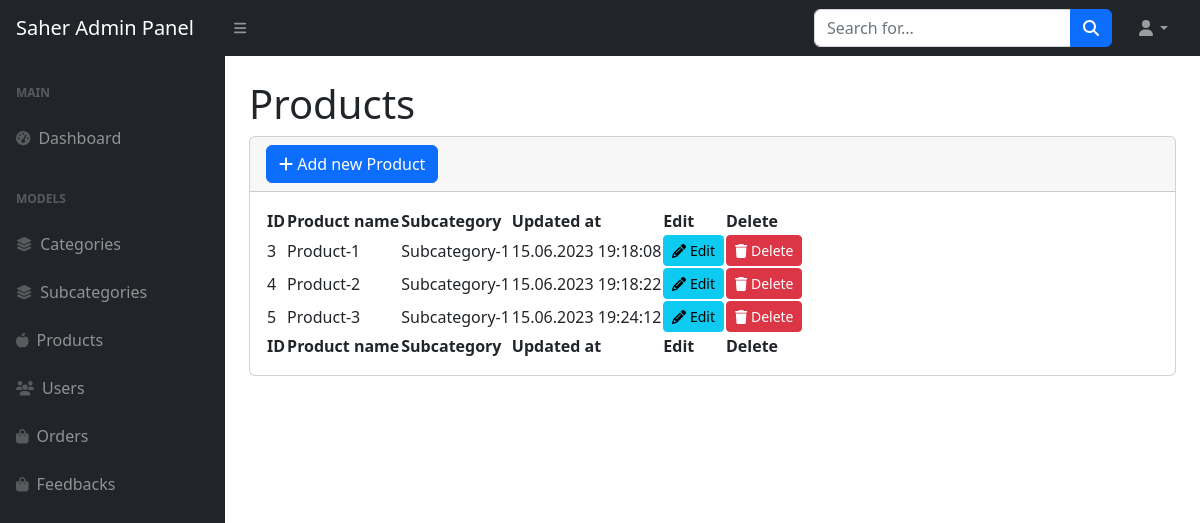
Before: /adminpanel/products/ (signed in) with the older database file.
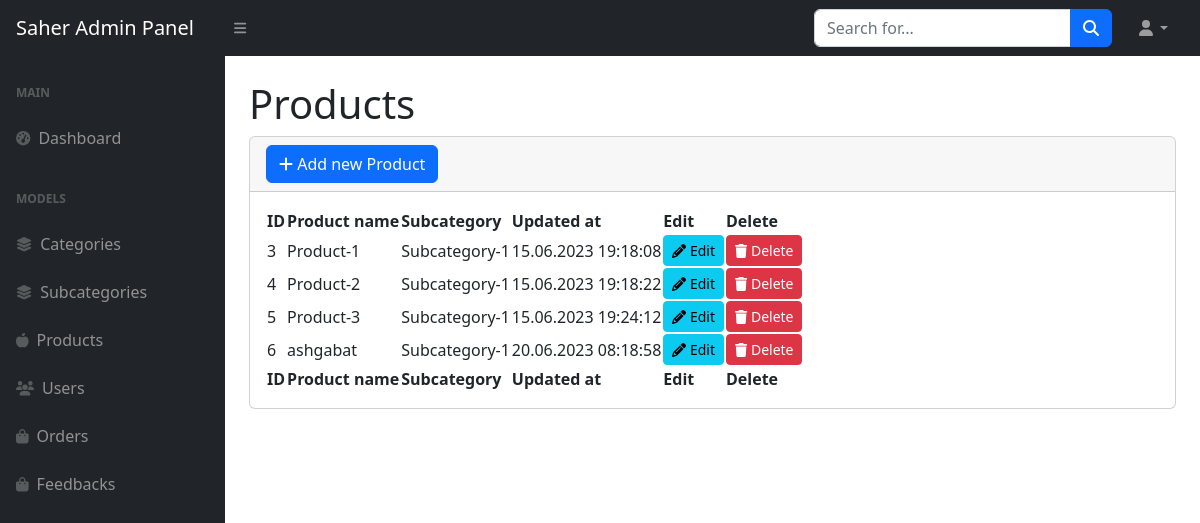
After: the same page with the newer database file.
### products/models.py (models this page shows, shortened)
class Product(models.Model):
    name = models.CharField(max_length=50)
    subcategory = models.ForeignKey(
        Subcategory, on_delete=models.CASCADE, related_name='products')
    image = models.ImageField(upload_to='products/')
    price_old = models.DecimalField(
        max_digits=8, decimal_places=2, blank=True, null=True)
    price_new = models.DecimalField(max_digits=8, decimal_places=2)
    desc = models.TextField()
    created_at = models.DateTimeField(auto_now_add=True)
    updated_at = models.DateTimeField(auto_now=True)

### subcategories/models.py (models this page shows)
class Subcategory(models.Model):
    name = models.CharField(max_length=50)
    category = models.ForeignKey(Category, on_delete=models.CASCADE, related_name='subcategories')
    icon = models.CharField(max_length=100, null=True, blank=True)
    created_at = models.DateTimeField(auto_now_add=True)
    updated_at = models.DateTimeField(auto_now=True)
    def __str__(self):
        return self.name

### adminpanel/views.py (the view)
# urls.py: path('products/', include('products.urls')),
@login_required(login_url='admin.login')
def products(request):
    products = Product.objects.all()
    context = {
        'products':products
    }
    return render(request, 'adminpanel/products.html', context)

### Saher_app/context_processors.py (called while the page is built)
def include_categories(request):
    categories = Category.objects.all()
    subcategories = Subcategory.objects.all()
    if request.user.is_authenticated:
        shopping_cart, created =  Cart.objects.get_or_create(user = request.user, status = False)
    else:
        shopping_cart = None
    return {
        'categories': categories,
        'subcategories': subcategories,
        'shopping_cart': shopping_cart,
    }

### adminpanel/templates/adminpanel/products.html
{% extends 'adminpanel/main.html' %}
{% block main %}
<main>
    <div class="container-fluid px-4">
        <h1 class="mt-4">Products</h1>
        <div class="card mb-4">
            <div class="card-header">
                <a class="btn btn-primary" href="{% url 'product.add' %}" role="button"> <i class="fa fa-plus" aria-hidden="true"></i> Add new Product</a>
            </div>
            <div class="card-body">
                <table id="datatablesSimple">
                    <thead>
                        <tr>
                            <th>ID</th>
                            <th>Product name</th>
                            <th>Subcategory</th>
                            <th>Updated at</th>
                            <th>Edit</th>
                            <th>Delete</th>
                        </tr>
                    </thead>
                    <tfoot>
                        <tr>
                            <th>ID</th>
                            <th>Product name</th>
                            <th>Subcategory</th>
                            <th>Updated at</th>
                            <th>Edit</th>
                            <th>Delete</th>
                        </tr>
                    </tfoot>
                    <tbody>
                        {% for product in products %}
                        <tr>
                            <td>{{product.id}}</td>
                            <td>{{product.name}}</td>
                            <td>{{product.subcategory}}</td>
                            <td> {{product.updated_at|date:"d.m.Y H:i:s"}}</td>
                            <td>
                                <a href="{% url 'product.edit' product.id %}" class="btn btn-sm btn-info"> <i class="fa fa-pencil" aria-hidden="true"></i> Edit</a>
                            </td>
                            <td>
                                <a href="{% url 'product.delete' product.id %}" class="btn btn-sm btn-danger"><i class="fa fa-trash" aria-hidden="true"></i> Delete</a>
                            </td>
                        </tr>
                        {% endfor %}
                    </tbody>
                </table>
            </div>
        </div>
    </div>
</main>
{% endblock main %}

Changed rows visible on the page:
added Product: id "6", name "ashgabat", subcategory "Subcategory-1", updated_at "20.06.2023 08:18:58"
